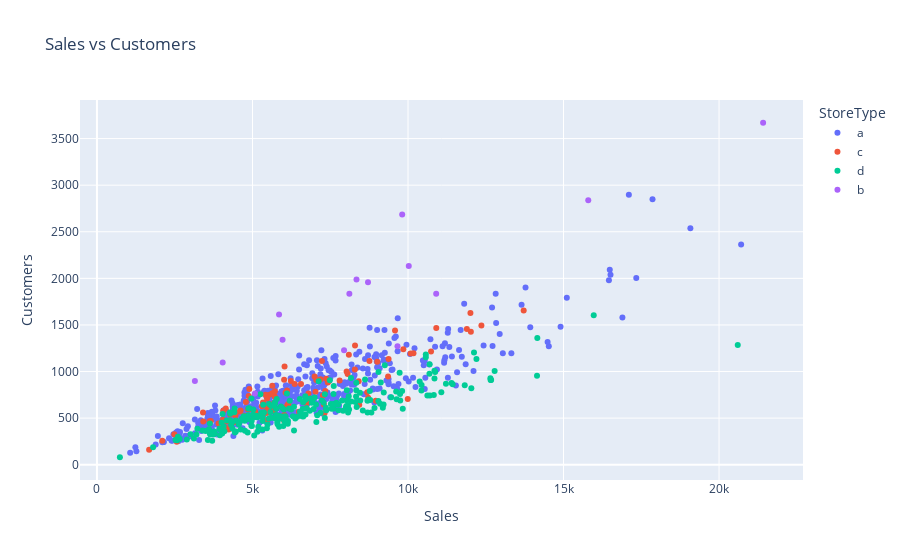

The cell this chart's notebook holds for it:
### Code cell
fig = px.scatter(merged_sample_df[merged_sample_df.Open == 1], 
                    x='Sales',
                    y='Customers',
                    color='StoreType',
                    title='Sales vs Customers')

fig.update_layout(bargap=0.1)
fig.show()

### Figure 1 — Plotly figure (JSON) as saved in the notebook; plotly's stock layout.template omitted (floating-point values rounded to 4 significant figures; data arrays with more than 128 entries replaced by an {"elided": "..."} marker saying what was removed)
{"data": [{"hovertemplate": "StoreType=a<br>Sales=%{x}<br>Customers=%{y}<extra></extra>", "legendgroup": "a", "marker": {"color": "#636efa", "symbol": "circle"}, "mode": "markers", "name": "a", "orientation": "v", "showlegend": true, "type": "scatter", "x": {"elided": "457 int values"}, "xaxis": "x", "y": {"elided": "457 int values"}, "yaxis": "y"}, {"hovertemplate": "StoreType=c<br>Sales=%{x}<br>Customers=%{y}<extra></extra>", "legendgroup": "c", "marker": {"color": "#EF553B", "symbol": "circle"}, "mode": "markers", "name": "c", "orientation": "v", "showlegend": true, "type": "scatter", "x": [7802, 2566, 4210, 7423, 4452, 9375, 5160, 5546, 4734, 5086, 10085, 3908, 6235, 8720, 10740, 5480, 6124, 6561, 5547, 9992, 5721, 4854, 9360, 8060, 4142, 5450, 4589, 2487, 1677, 6021, 6032, 6064, 9010, 7026, 8761, 8099, 5482, 6005, 4158, 7294, 7190, 4050, 13719, 8414, 4232, 10909, 8689, 7232, 4618, 10176, 8961, 5477, 6356, 2101, 6154, 4061, 9583, 6019, 6799, 3661, 5637, 4900, 8292, 6997, 3417, 5722, 5301, 5420, 5699, 4913, 7051, 6496, 11892, 5589, 8027, 4284, 4879, 5637, 4788, 7372, 6739, 12007, 4325, 3410, 7340, 4436, 5739, 7316, 5674, 8432, 7461, 9850, 4172, 8297, 5338, 12021, 12360, 3619, 6112, 7265, 5470, 4450, 7369, 6017], "xaxis": "x", "y": [903, 246, 469, 881, 528, 1135, 531, 651, 525, 567, 1193, 443, 899, 719, 1214, 483, 642, 867, 751, 706, 728, 594, 947, 973, 603, 555, 570, 327, 161, 533, 1054, 775, 1106, 783, 1112, 1180, 610, 610, 395, 647, 916, 483, 1654, 895, 377, 1468, 778, 1112, 582, 1196, 686, 581, 866, 257, 651, 580, 1441, 472, 764, 469, 766, 813, 1023, 947, 463, 788, 628, 752, 663, 597, 909, 569, 1456, 574, 1000, 535, 738, 847, 673, 592, 660, 1627, 445, 561, 792, 458, 602, 551, 585, 643, 898, 1239, 463, 1280, 668, 1428, 1493, 466, 796, 743, 710, 548, 923, 913], "yaxis": "y"}, {"hovertemplate": "StoreType=d<br>Sales=%{x}<br>Customers=%{y}<extra></extra>", "legendgroup": "d", "marker": {"color": "#00cc96", "symbol": "circle"}, "mode": "markers", "name": "d", "orientation": "v", "showlegend": true, "type": "scatter", "x": {"elided": "238 int values"}, "xaxis": "x", "y": {"elided": "238 int values"}, "yaxis": "y"}, {"hovertemplate": "StoreType=b<br>Sales=%{x}<br>Customers=%{y}<extra></extra>", "legendgroup": "b", "marker": {"color": "#ab63fa", "symbol": "circle"}, "mode": "markers", "name": "b", "orientation": "v", "showlegend": true, "type": "scatter", "x": [5077, 15795, 10906, 8115, 3149, 7944, 9662, 10025, 4043, 9813, 5854, 5968, 21416, 8344, 8714], "xaxis": "x", "y": [765, 2838, 1835, 1836, 899, 1229, 1270, 2133, 1096, 2684, 1612, 1340, 3670, 1987, 1957], "yaxis": "y"}], "layout": {"bargap": 0.1, "legend": {"title": {"text": "StoreType"}, "tracegroupgap": 0}, "title": {"text": "Sales vs Customers"}, "xaxis": {"anchor": "y", "domain": [0, 1], "title": {"text": "Sales"}}, "yaxis": {"anchor": "x", "domain": [0, 1], "title": {"text": "Customers"}}}}
